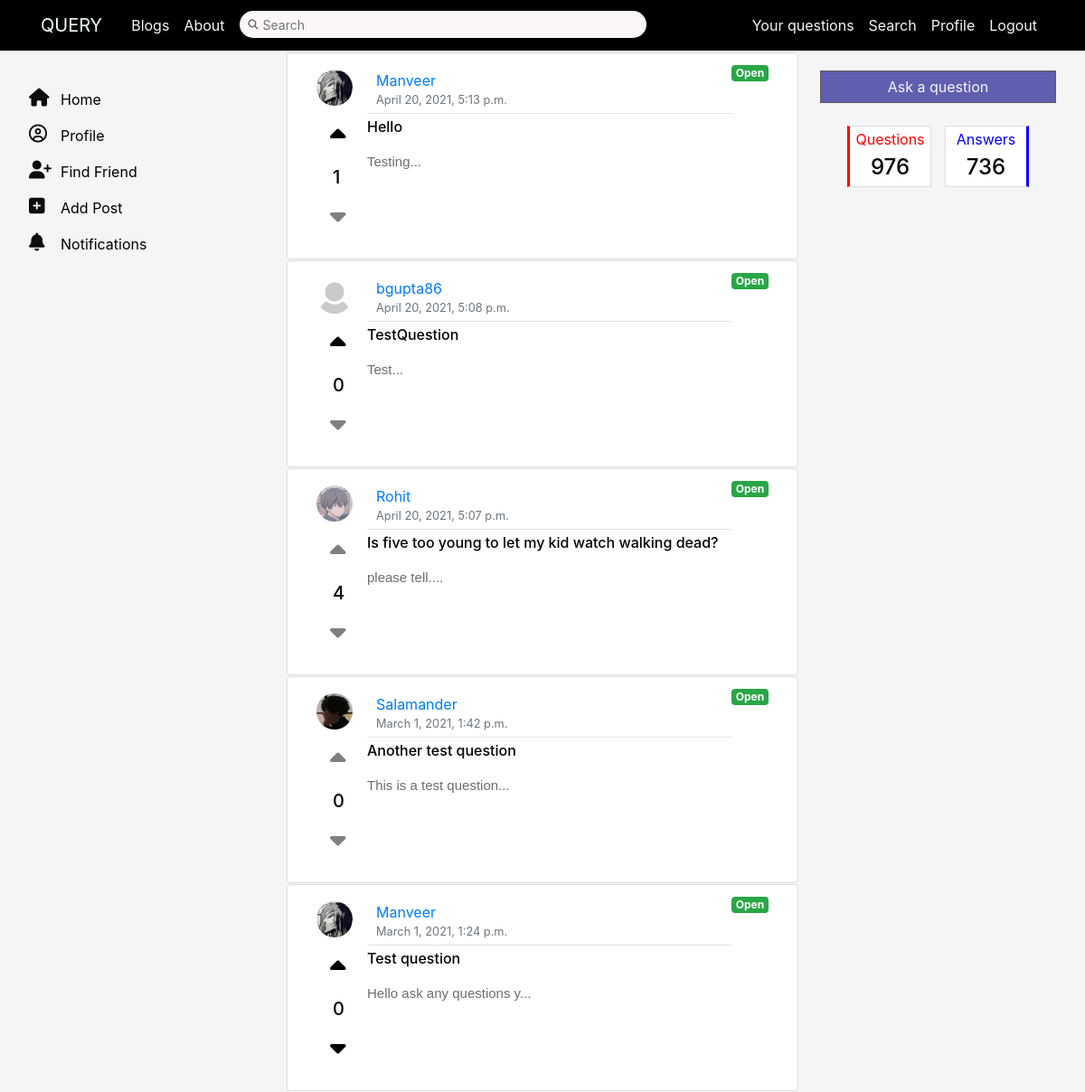
The app's page /Query/ (signed in) with its own data.
### quesans/models.py (models this page shows, shortened)
class Question(models.Model):
    title = models.CharField(max_length=100)
    desc = models.TextField()
    author=models.ForeignKey(User,on_delete=models.CASCADE,default=None)
    created_on = models.DateTimeField(auto_now=True)
    image = models.ImageField(null=True,blank=True,upload_to ='ques_images/')
    qupvote = models.ManyToManyField(User,related_name = 'q_upvote')
    qdownvote = models.ManyToManyField(User,related_name = 'q_downvote')
    bookmarked = models.BooleanField(default=False)
    answered = models.BooleanField(default=False)
    slug=models.SlugField()
    def snippet(self):
        return self.desc[:25]+"..."

### users/models.py (models this page shows, shortened)
class Profile(models.Model):
    user = models.OneToOneField(User, on_delete=models.CASCADE)
    image = models.ImageField(default='default.jpg', upload_to='profile_pics')
    bio = models.TextField(default="No Bio")
    city = models.CharField(default="Jaipur", max_length=100)
    state = models.CharField(default="Rajasthan", max_length=100)
    programme = models.CharField(default='B.Tech', max_length=15)
    branch = models.CharField(default='CSE', max_length=15)
    face = models.ImageField(blank=True, upload_to='faces')
    face_encode = encrypt(models.TextField(blank=True))
    two_factor = models.BooleanField(default=False)
    following = models.ManyToManyField(
        User, related_name='following')
    follow_request = models.ManyToManyField(
        User, related_name='requests')

### quesans/views.py (the view)
# urls.py: path('',views.QuestionListView.as_view(),name='clist'),
class QuestionListView(ListView):
    model = Question
    template_name = 'quesans/listall.html'
    context_object_name = 'questions'
    ordering = ['answered','-created_on']
    def get_context_data(self, **kwargs):
        context = super().get_context_data(**kwargs)
        try:
            uplst = []
            downlst = []
            for question in Question.objects.all():
                if question.qupvote.filter(id=self.request.user.id).exists():
                    uplst.append(question)
                if question.qdownvote.filter(id=self.request.user.id).exists():
                    downlst.append(question)
            context['uplst'] = uplst
            context['downlst'] = downlst
            return context
        except:
            return None

### quesans/templates/quesans/listall.html (shortened to what this page needs)
{% extends 'quesans/base_layout.html' %}
{% load mathfilters %}
{% block content %}
    {% for question in questions %}
    <article class="media content-section">
        <div style="display: flex; flex-direction: column;">
            <img class="rounded-circle article-img" src="{{question.author.profile.image.url }}" width='50' height='50' >
            <form action="{% url 'quesans:ques-voteup' %}" method="POST" style="display: inline-block;" class="upvote-form" id="{{ question.id }}">
                <button type="submit" class="btn mt-1 upvote-btn{{ question.id }}" name="question_id" value="{{ question.id }}" style="background-color: transparent;">
                {% if question in uplst %}
                <i class="fas fa-caret-up" style="font-size: 28px; margin-left: 5px; margin-top: 10px;color:black"></i>
                {% else %}
                <i class="fas fa-caret-up" style="font-size: 28px; margin-left: 5px; margin-top: 10px;color:grey"></i>
                {% endif %}
                </button>
            </form>
            <h5 class="vote-count{{question.id}}" style="margin-left: 18px;">{{question.qupvote.count|sub:question.qdownvote.count}}</h5>
            <form class="downvote-form" action="{% url 'quesans:ques-votedown' %}" method="POST" style="display: inline-block;" id="{{question.id}}">
                <button type="submit" class="btn mt-1 downvote-btn{{question.id}}" name="question_id" value="{{ question.id }}" style="background-color: transparent;">
                {% if question in downlst %}
                <i class="fas fa-caret-down" style="font-size: 28px; margin-left: 5px;color:black"></i>
                {% else %}
                <i class="fas fa-caret-down" style="font-size: 28px; margin-left: 5px;color:grey"></i>
                {% endif %}
                </button>
            </form>
        </div>
        <div class="media-body">
        <div class="article-metadata">
            <a class="mr-2" href="{% url 'profile-page' question.author.id %}">{{question.author}}</a>
            <small class="text-muted">{{question.created_on}}</small>
        </div>
        <p><a class="article-title" href="{% url 'quesans:qthread' question.slug %}">{{ question.title }}</a></p>
        <p class="question-description">{{ question.snippet }}</p>
        </div>
        {% if question.answered %}
        <span class="badge badge-danger">Closed</span>
        {% else %}
        <span class="badge badge-success">Open</span>
        {% endif %}
    </article>
    {% endfor %}
{% endblock %}

### quesans/static/quesans/styles.css (style rules this page uses)
body { background: whitesmoke; color: black; margin-top: 3rem; }
.content-section { background: white; padding: 0.8rem 2rem; border: 1px solid #dddddd; border-radius: 4px; margin-top:20px; margin-bottom: 5px; }
.text-muted { color:lightseagreen; }
.article-title { color:darkcyan }
.article-img { border-style:hidden; height:5rem; width:5rem; margin-right:1rem; }
.article-metadata { padding-bottom: 5px; padding:5px 10px; margin-bottom:2px; border-bottom: 1px solid #e3e3e3; display: grid; flex-direction: row; align-items: center; }
.btn { background-color:darkcyan; border:darkgray; border-style:hidden; border-radius:5px; padding:5px 10px; padding-bottom:5px; text-decoration:none; font-size:15px; font-style:normal; font-family: 'Times New Roman', sans-serif; text-align:center; color:white; display:inline-block; margin-top:0.5rem; margin-bottom:0.8rem; }

### quesans/templates/quesans/base_layout.html (style rules this page uses)
.content-section { margin-top: 0; margin-bottom: 1px; }
.article-img { height: 2.5rem; width: 2.5rem; margin-top: 0.3rem; }
.article-title { font-size: 16px; font-weight: 500; color: black; }
.question-description { font-family: sans-serif; color: rgb(114, 108, 108); font-size: 15px; }

### records on screen
Question: author.profile.image (placeholder picture), qupvote.count|sub "1", author "Manveer", created_on "April 20, 2021, 5:13 p.m.", title "Hello", snippet "Testing...", answered "Open"
Question: author.profile.image (placeholder picture), qupvote.count|sub "0", author "bgupta86", created_on "April 20, 2021, 5:08 p.m.", title "TestQuestion", snippet "Test...", answered "Open"
Question: author.profile.image (picture), qupvote.count|sub "4", author "Rohit", created_on "April 20, 2021, 5:07 p.m.", title "Is five too young to let my kid watch walking dead?", snippet "please tell....", answered "Open"
Question: author.profile.image (picture), qupvote.count|sub "0", author "Salamander", created_on "March 1, 2021, 1:42 p.m.", title "Another test question", snippet "This is a test question...", answered "Open"
Question: author.profile.image (placeholder picture), qupvote.count|sub "0", author "Manveer", created_on "March 1, 2021, 1:24 p.m.", title "Test question", snippet "Hello ask any questions y...", answered "Open"
